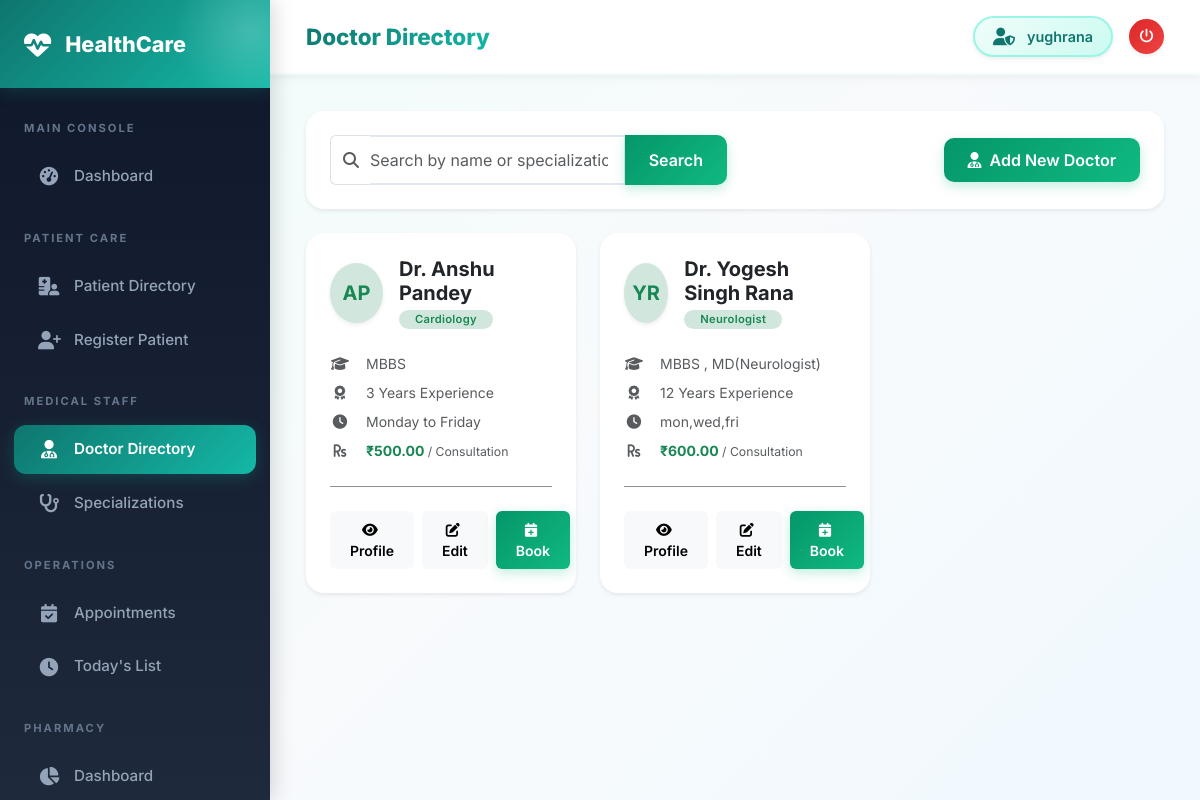
The app's page /doctors/ (signed in) with its own data.
### doctors/models.py (models this page shows, shortened)
class Doctor(models.Model):
    user = models.OneToOneField(User, on_delete=models.SET_NULL, null=True, blank=True)
    first_name = models.CharField(max_length=100)
    last_name = models.CharField(max_length=100)
    specialization = models.ForeignKey(Specialization, on_delete=models.SET_NULL, null=True)
    qualification = models.CharField(max_length=200)
    experience_years = models.IntegerField(default=0)
    phone = models.CharField(max_length=15)
    email = models.EmailField()
    license_number = models.CharField(max_length=50, unique=True)
    consultation_fee = models.DecimalField(max_digits=8, decimal_places=2, default=0)
    available_days = models.CharField(max_length=100, blank=True, help_text="e.g. Mon,Tue,Wed")
    available_time_start = models.TimeField(null=True, blank=True)
    available_time_end = models.TimeField(null=True, blank=True)
    bio = models.TextField(blank=True)
    is_active = models.BooleanField(default=True)
    created_at = models.DateTimeField(auto_now_add=True)
    def get_full_name(self):
        return f"Dr. {self.first_name} {self.last_name}"

class Specialization(models.Model):
    name = models.CharField(max_length=100, unique=True)
    description = models.TextField(blank=True)

### doctors/views.py (the view, shortened to what this page needs)
# urls.py: path('', views.doctor_list, name='doctor_list'),
@login_required
def doctor_list(request):
    query = request.GET.get('q', '')
    doctors = Doctor.objects.select_related('specialization').filter(is_active=True)
    return render(request, 'doctors/doctor_list.html', {'doctors': doctors, 'query': query})

### templates/doctors/doctor_list.html (shortened to what this page needs)
{% extends 'base/base.html' %}
{% block page_title %}Doctor Directory{% endblock %}
{% block content %}
<div class="row mb-4">
    <div class="col-12">
        <div class="card shadow-sm border-0">
            <div class="card-body p-4">
                <div class="row align-items-center g-3">
                    <div class="col-md-6">
                        <form method="get" class="d-flex">
                            <div class="input-group">
                                <span class="input-group-text bg-white border-end-0 text-muted">
                                    <i class="fas fa-search"></i>
                                </span>
                                <input type="text" name="q" class="form-control border-start-0 ps-0" placeholder="Search by name or specialization..." value="{{ query }}">
                                <button class="btn btn-success px-4" type="submit">Search</button>
                            </div>
                        </form>
                    </div>
                    <div class="col-md-6 text-md-end">
                        <a href="{% url 'doctor_create' %}" class="btn btn-success px-4">
                            <i class="fas fa-user-md me-2"></i>Add New Doctor
                        </a>
                    </div>
                </div>
            </div>
        </div>
    </div>
</div>
<div class="row g-4">
    {% for doctor in doctors %}
    <div class="col-md-6 col-lg-4">
        <div class="card h-100 border-0 shadow-sm doctor-card overflow-hidden">
            <div class="card-body p-4">
                <div class="d-flex align-items-center mb-4">
                    <div class="avatar-md bg-success-subtle text-success rounded-circle d-flex align-items-center justify-content-center fw-bold shadow-sm">
                        {{ doctor.first_name|first }}{{ doctor.last_name|first }}
                    </div>
                    <div class="ms-3">
                        <h5 class="fw-bold mb-0 text-dark">{{ doctor.get_full_name }}</h5>
                        <span class="badge bg-success-subtle text-success rounded-pill px-3 py-1 small mt-1">
                            {{ doctor.specialization.name|default:"General Medicine" }}
                        </span>
                    </div>
                </div>
                <div class="doctor-info-list mb-4">
                    <div class="d-flex align-items-center mb-2">
                        <i class="fas fa-graduation-cap text-muted me-3 width-20"></i>
                        <span class="small text-muted text-truncate">{{ doctor.qualification }}</span>
                    </div>
                    <div class="d-flex align-items-center mb-2">
                        <i class="fas fa-award text-muted me-3 width-20"></i>
                        <span class="small text-muted">{{ doctor.experience_years }} Years Experience</span>
                    </div>
                    <div class="d-flex align-items-center mb-2">
                        <i class="fas fa-clock text-muted me-3 width-20"></i>
                        <span class="small text-muted">{{ doctor.available_days|default:"Schedule not set" }}</span>
                    </div>
                    <div class="d-flex align-items-center">
                        <i class="fas fa-rupee-sign text-muted me-3 width-20"></i>
                        <span class="small fw-bold text-success">₹{{ doctor.consultation_fee }} <span class="text-muted fw-normal small">/ Consultation</span></span>
                    </div>
                </div>
                <hr class="my-4 opacity-50">
                <div class="d-flex gap-2">
                    <a href="{% url 'doctor_detail' doctor.pk %}" class="btn btn-light btn-sm flex-fill py-2 rounded-2">
                        <i class="fas fa-eye me-1"></i> Profile
                    </a>
                    <a href="{% url 'doctor_update' doctor.pk %}" class="btn btn-light btn-sm flex-fill py-2 rounded-2">
                        <i class="fas fa-edit me-1"></i> Edit
                    </a>
                    <a href="{% url 'appointment_create' %}?doctor={{ doctor.pk }}" class="btn btn-success btn-sm flex-fill py-2 rounded-2 text-white">
                        <i class="fas fa-calendar-plus me-1"></i> Book
                    </a>
                </div>
            </div>
        </div>
    </div>
    {% endfor %}
</div>
{% endblock %}

### templates/base/base.html (shortened to what this page needs)
<!doctype html>
<html lang="en">
  <head>
    <link href="https://cdn.jsdelivr.net/npm/bootstrap@5.3.0/dist/css/bootstrap.min.css" rel="stylesheet" />
    <link href="https://cdnjs.cloudflare.com/ajax/libs/font-awesome/6.4.0/css/all.min.css" rel="stylesheet" />
  </head>
  <body>
    {% if user.is_authenticated %}
    <div class="sidebar" id="sidebar">
      <div class="sidebar-brand">
        <i class="fas fa-heartbeat"></i>
        <span>HealthCare</span>
      </div>
      <nav class="mt-2 pb-5">
        <div class="nav-section">Main Console</div>
        <a href="{% url 'dashboard' %}" class="nav-link {% if request.resolver_match.url_name == 'dashboard' %}active{% endif %}">
          <i class="fas fa-tachometer-alt"></i> Dashboard
        </a>
        <div class="nav-section">Patient Care</div>
        <a href="{% url 'patient_list' %}" class="nav-link {% if request.resolver_match.url_name == 'patient_list' %}active{% endif %}">
          <i class="fas fa-hospital-user"></i> Patient Directory
        </a>
        <a href="{% url 'patient_create' %}" class="nav-link {% if request.resolver_match.url_name == 'patient_create' %}active{% endif %}">
          <i class="fas fa-user-plus"></i> Register Patient
        </a>
        <div class="nav-section">Medical Staff</div>
        <a href="{% url 'doctor_list' %}" class="nav-link {% if request.resolver_match.url_name == 'doctor_list' %}active{% endif %}">
          <i class="fas fa-user-md"></i> Doctor Directory
        </a>
        <a href="{% url 'specialization_list' %}" class="nav-link {% if 'specialization' in request.resolver_match.url_name %}active{% endif %}">
          <i class="fas fa-stethoscope"></i> Specializations
        </a>
        <div class="nav-section">Operations</div>
        <a href="{% url 'appointment_list' %}" class="nav-link {% if request.resolver_match.url_name == 'appointment_list' %}active{% endif %}">
          <i class="fas fa-calendar-check"></i> Appointments
        </a>
        <a href="{% url 'today_appointments' %}" class="nav-link {% if request.resolver_match.url_name == 'today_appointments' %}active{% endif %}">
          <i class="fas fa-clock"></i> Today's List
        </a>
        <div class="nav-section">Pharmacy</div>
        <a href="{% url 'pharmacy_dashboard' %}" class="nav-link {% if request.resolver_match.url_name == 'pharmacy_dashboard' %}active{% endif %}">
          <i class="fas fa-chart-pie"></i> Dashboard
        </a>
      </nav>
    </div>
    <div class="main-content">
      <div class="topbar">
        <div class="d-flex align-items-center">
            <span class="topbar-title">{% block page_title %}HealthCare Portal{% endblock %}</span>
        </div>
        <div class="d-flex align-items-center gap-3">
          <div class="user-badge shadow-sm">
            <i class="fas fa-user-shield"></i>
            <span>{{ user.get_full_name|default:user.username }}</span>
          </div>
          <a href="{% url 'logout' %}" class="btn btn-sm btn-danger rounded-circle p-2 shadow-sm" style="width: 35px; height: 35px; display: flex; align-items: center; justify-content: center;">
            <i class="fas fa-power-off"></i>
          </a>
        </div>
      </div>
      <div class="page-content">
        {% block content %}{% endblock %}
      </div>
    </div>
    {% else %}
        {% block public_content %}{% endblock %}
    {% endif %}
  </body>
</html>

### templates/base/base.html (style rules this page uses)
:root { --primary-color: #0f766e; --primary-light: #14b8a6; --primary-dark: #0d9488; --accent-color: #06b6d4; --sidebar-bg: linear-gradient(180deg, #0f172a 0%, #1e293b 100%); --sidebar-width: 270px; --topbar-height: 75px; --success-color: #10b981; --warning-color: #f59e0b; --danger-color: #ef4444; --info-color: #3b82f6; }
* { margin: 0; padding: 0; box-sizing: border-box; }
body { background: linear-gradient(135deg, #f0fdfa 0%, #f8fafc 50%, #f0f9ff 100%); font-family: 'Inter', system-ui, -apple-system, sans-serif; color: #334155; min-height: 100vh; }
.sidebar { position: fixed; top: 0; left: 0; height: 100vh; width: var(--sidebar-width); background: var(--sidebar-bg); z-index: 1050; overflow-y: auto; transition: all 0.3s cubic-bezier(0.4, 0, 0.2, 1); box-shadow: 4px 0 20px rgba(0,0,0,0.15); }
.sidebar-brand { padding: 28px 24px; background: linear-gradient(135deg, #0f766e, #14b8a6); color: white; font-size: 1.35rem; font-weight: 800; display: flex; align-items: center; gap: 14px; box-shadow: 0 4px 15px rgba(15, 118, 110, 0.3); position: relative; overflow: hidden; }
.sidebar-brand::before { content: ''; position: absolute; top: -50%; right: -20%; width: 150px; height: 150px; background: radial-gradient(circle, rgba(255,255,255,0.2) 0%, transparent 70%); border-radius: 50%; }
.sidebar-brand i { font-size: 1.7rem; position: relative; z-index: 1; animation: pulse 2s infinite ease-in-out; }
.nav-section { padding: 24px 24px 10px; font-size: 0.7rem; color: #64748b; text-transform: uppercase; letter-spacing: 2px; font-weight: 700; }
.sidebar .nav-link { color: #94a3b8; padding: 13px 24px; margin: 5px 14px; border-radius: 12px; display: flex; align-items: center; gap: 14px; font-size: 0.95rem; font-weight: 500; transition: all 0.3s cubic-bezier(0.4, 0, 0.2, 1); text-decoration: none; position: relative; overflow: hidden; }
.sidebar .nav-link::before { content: ''; position: absolute; left: 0; top: 0; height: 100%; width: 0; background: linear-gradient(90deg, rgba(20, 184, 166, 0.1), transparent); transition: width 0.3s ease; }
.sidebar .nav-link.active { background: linear-gradient(135deg, #0f766e, #14b8a6); color: #fff; box-shadow: 0 4px 15px rgba(15, 118, 110, 0.4); font-weight: 600; }
.sidebar .nav-link i { width: 22px; text-align: center; font-size: 1.15rem; position: relative; z-index: 1; }
.main-content { margin-left: var(--sidebar-width); min-height: 100vh; transition: all 0.3s; }
.topbar { background: rgba(255, 255, 255, 0.95); backdrop-filter: blur(10px); height: var(--topbar-height); padding: 0 36px; box-shadow: 0 2px 10px rgba(0, 0, 0, 0.06); display: flex; justify-content: space-between; align-items: center; position: sticky; top: 0; z-index: 1000; border-bottom: 2px solid #f0fdfa; }
.topbar-title { font-weight: 800; background: linear-gradient(135deg, #0f766e, #14b8a6); -webkit-background-clip: text; -webkit-text-fill-color: transparent; background-clip: text; font-size: 1.4rem; }
.page-content { padding: 36px; animation: fadeIn 0.5s ease-out; }
.card { border: none; border-radius: 18px; box-shadow: 0 4px 25px rgba(0, 0, 0, 0.06); transition: all 0.3s cubic-bezier(0.4, 0, 0.2, 1); overflow: hidden; background: white; }
.user-badge { background: linear-gradient(135deg, #f0fdfa, #ccfbf1); padding: 8px 18px; border-radius: 50px; display: flex; align-items: center; gap: 12px; font-weight: 600; color: #0f766e; font-size: 0.9rem; border: 2px solid #99f6e4; transition: all 0.3s ease; }
.user-badge i { color: var(--primary-color); font-size: 1.1rem; }
.btn { border-radius: 10px; font-weight: 600; padding: 10px 20px; transition: all 0.3s cubic-bezier(0.4, 0, 0.2, 1); border: none; }
.btn-success { background: linear-gradient(135deg, #059669, #10b981); box-shadow: 0 4px 12px rgba(16, 185, 129, 0.25); }
.btn-danger { background: linear-gradient(135deg, #dc2626, #ef4444); box-shadow: 0 4px 12px rgba(239, 68, 68, 0.25); }
.form-control, .form-select { border-radius: 10px; border: 2px solid #e2e8f0; padding: 11px 16px; transition: all 0.3s ease; }
.badge { border-radius: 8px; padding: 6px 12px; font-weight: 600; }

### templates/doctors/doctor_list.html (style rules this page uses)
.avatar-md { width: 60px; height: 60px; font-size: 1.25rem; }
.width-20 { width: 20px; text-align: center; }
.doctor-card { transition: all 0.3s ease; }
.doctor-info-list i { font-size: 0.9rem; }
.badge { font-weight: 600; font-size: 0.7rem; letter-spacing: 0.3px; }

### records on screen
Doctor: first_name|first "A", last_name|first "P", get_full_name "Dr. Anshu Pandey", specialization.name "Cardiology", qualification "MBBS", experience_years "3", available_days "Monday to Friday", consultation_fee "500.00"
Doctor: first_name|first "Y", last_name|first "R", get_full_name "Dr. Yogesh Singh Rana", specialization.name "Neurologist", qualification "MBBS , MD(Neurologist)", experience_years "12", available_days "mon,wed,fri", consultation_fee "600.00"

### other values on screen
{{ user.get_full_name|default:user.username }} "yughrana"
